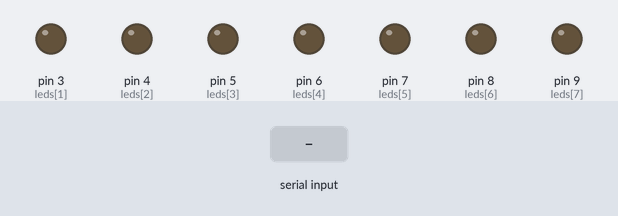
Bench run of a sketch on a simulated Arduino Uno, built with avr-gcc and run on an emulated ATmega328P. Parts: output pins drawn as LEDs (lit = HIGH). Inputs (shaded band) come from the test bench.

Above: at 1.2 s.
1.3 s: "5\n" received over Serial
At 2.8 s:
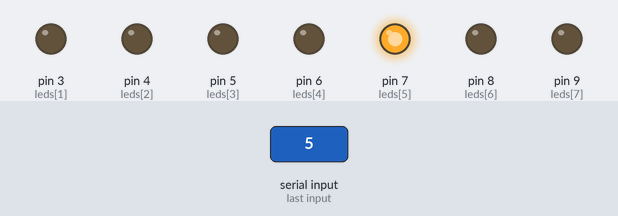
Timing chart, 0 to 4.3 s (numbered marks = the images above; inputs shaded):
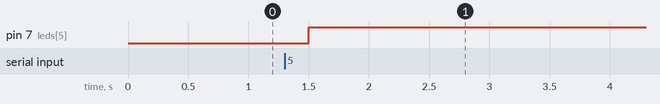

Measured:
- after the input at 1.3 s, pin 7 (leds[5]): LOW → HIGH after 0.20 s

The sketch:

SE_Prog5_LecturaSerial.ino
```cpp
int leds[8] = {2, 3, 4, 5, 6, 7, 8, 9};

void setup() {
  // put your setup code here, to run once:
  for (int x=1; x<8; x++){
    pinMode(leds[x], OUTPUT);
  }

  Serial.begin(9600);
  Serial.setTimeout(100);
}

int v;

void loop() {
  // put your main code here, to run repeatedly:

  if(Serial.available()>0){
    v = Serial.readString().toInt(); //0 - 7
    digitalWrite(leds[v], 1);
  }
  delay(100);

}
```
